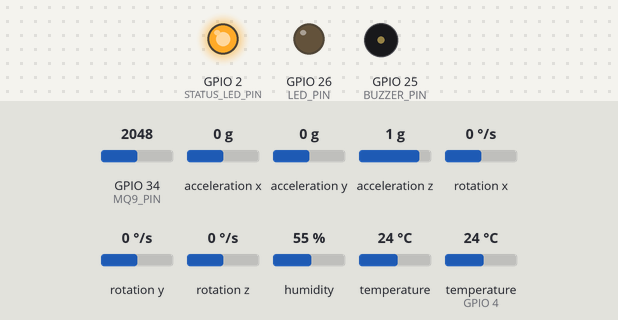
The sketch below on a simulated ESP32. Shown: output pins drawn as LEDs (lit = HIGH), buzzer (waves = sounding, pin HIGH). The inputs (shaded band) are chosen by the test bench; at power-on: acceleration x 0 g, GPIO 34 (MQ9_PIN) = 2048, acceleration y 0 g, acceleration z 1 g, rotation x 0 °/s, rotation y 0 °/s, rotation z 0 °/s, humidity 55 %, temperature 24 °C, temperature (sensor on GPIO 4) 24 °C. WiFi joins after 1.5 s; servers stay silent unless stated; uploads are accepted with an empty reply; what the sketch prints to the serial monitor is not drawn.

Above: at 17.5 s.
17.6 s: acceleration x set to -1 g
22.7 s: acceleration x set to -1.3 g
At 27.7 s:
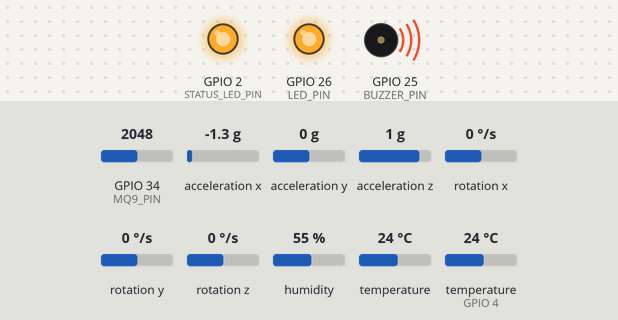
28.2 s: acceleration x set to -0.8 g
At 33.1 s:
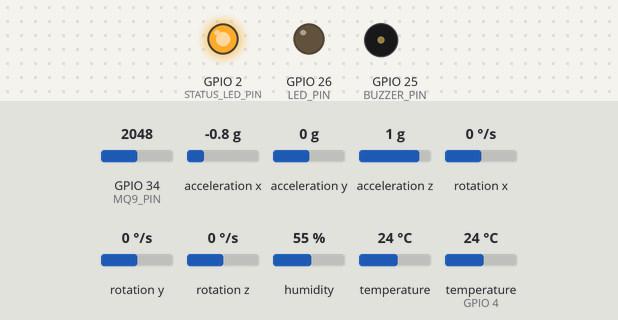
33.4 s: acceleration x set to -1.4 g
At 37.9 s:
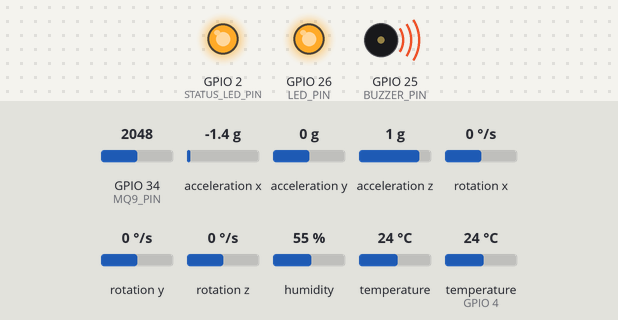
Timing chart, 0 to 39.4 s (numbered marks = the images above; inputs shaded):
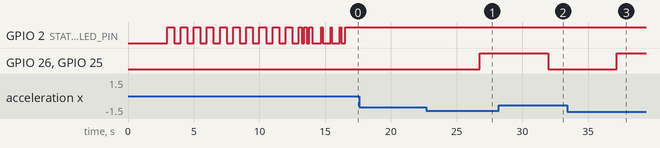

Measured:
- the behaviour switches between -1.1 and -1.2 g on acceleration x (found by bisection; images 0 and 1)
- after the input at 17.6 s, every drawn part: stays the same
- after the input at 22.7 s, GPIO 26 (LED_PIN), GPIO 25 (BUZZER_PIN): LOW → HIGH after 4.0 s
- after the input at 28.2 s, GPIO 26 (LED_PIN), GPIO 25 (BUZZER_PIN): HIGH → LOW after 3.8 s
- after the input at 33.4 s, GPIO 26 (LED_PIN), GPIO 25 (BUZZER_PIN): LOW → HIGH after 3.8 s

The sketch:

sketch_apr20b.ino
```cpp
#include <WiFi.h>
#include <HTTPClient.h>
#include <DHT.h>
#include <Wire.h>
#include <Adafruit_MPU6050.h>
#include <Adafruit_Sensor.h>
#include <ArduinoJson.h>

// Wi-Fi credentials
const char* ssid = "Vishi";
const char* password = "9005885311";

// Web server endpoint (Base station)
const char* serverName = "http://192.168.163.217:5000/endpoint"; // Change to your base station URL

// Unique identifier for this helmet
const char* HELMET_ID = "helmet_01";

// Sensor pins
#define DHTPIN 4
#define DHTTYPE DHT22
#define MQ9_PIN 34  // Analog gas sensor pin

// Output pins
#define BUZZER_PIN 25
#define LED_PIN 26
#define STATUS_LED_PIN 2  // Built-in LED for connectivity status

// Thresholds - Adjusted values
#define TEMP_THRESHOLD 50      // Celsius
#define GAS_THRESHOLD 4200     // Adjusted based on your environment readings (3500-4000)
#define ACCEL_THRESHOLD 1.5    // G-force

// I2C pins for MPU6050
#define SDA_PIN 21
#define SCL_PIN 22

// Connectivity variables
bool wifiConnected = false;
bool serverConnected = false;
unsigned long lastConnectionAttempt = 0;
const unsigned long CONNECTION_RETRY_INTERVAL = 30000; // 30 seconds
int failedConnectionAttempts = 0;

// Sensor status tracking
bool mpuInitialized = false;

// Objects
DHT dht(DHTPIN, DHTTYPE);
Adafruit_MPU6050 mpu;

// Function declarations
bool connectToWiFi();
bool sendDataToServer(float temperature, int gasValue, float totalG, bool danger);
void handleSensorFailure(const char* sensorName);
void blinkLED(int pin, int times, int delayMs);

void setup() {
  Serial.begin(115200);
  delay(1000);
  Serial.println("\n\n===== Helmet Safety System Starting =====");

  // Configure pins
  pinMode(BUZZER_PIN, OUTPUT);
  pinMode(LED_PIN, OUTPUT);
  pinMode(STATUS_LED_PIN, OUTPUT);

  // Initial LED state
  digitalWrite(STATUS_LED_PIN, LOW);

  // Start I2C
  Wire.begin(SDA_PIN, SCL_PIN);

  // Initialize sensors
  Serial.println("Initializing sensors...");

  // DHT sensor
  dht.begin();
  delay(2000); // Give time for DHT to stabilize

  // MQ9 Gas Sensor needs warmup
  Serial.println("Warming up gas sensor (MQ9)...");
  // Let the sensor warm up for a bit
  for (int i = 0; i < 10; i++) {
    digitalWrite(STATUS_LED_PIN, HIGH);
    delay(500);
    digitalWrite(STATUS_LED_PIN, LOW);
    delay(500);
    Serial.print(".");
  }
  Serial.println("\nGas sensor warm-up complete");

  // MPU6050 with Adafruit library
  Serial.println("Initializing MPU6050...");

  // Try to initialize MPU6050
  int mpuAttempts = 0;
  while (!mpu.begin() && mpuAttempts < 5) {
    Serial.println("Failed to find MPU6050 chip, retrying...");
    handleSensorFailure("MPU6050");
    delay(1000);
    mpuAttempts++;
  }

  if (mpuAttempts >= 5) {
    Serial.println("Could not find a valid MPU6050 sensor, continuing without it");
    mpuInitialized = false;
  } else {
    // Configure MPU6050
    mpu.setAccelerometerRange(MPU6050_RANGE_8_G);
    mpu.setGyroRange(MPU6050_RANGE_500_DEG);
    mpu.setFilterBandwidth(MPU6050_BAND_21_HZ);
    Serial.println("MPU6050 initialized successfully!");
    mpuInitialized = true;
  }

  blinkLED(STATUS_LED_PIN, 3, 200); // Setup complete indicator

  // Connect to WiFi
  connectToWiFi();
}

void loop() {
  // Check WiFi connection periodically
  unsigned long currentMillis = millis();
  if (!wifiConnected && (currentMillis - lastConnectionAttempt > CONNECTION_RETRY_INTERVAL)) {
    connectToWiFi();
    lastConnectionAttempt = currentMillis;
  }

  // Read temperature
  float temperature = dht.readTemperature();

  // Check if temperature reading failed
  if (isnan(temperature)) {
    Serial.println("Failed to read temperature!");
    temperature = -999; // Error indicator
    handleSensorFailure("DHT22");
  }

  // Read gas sensor
  int gasValue = analogRead(MQ9_PIN);
  Serial.printf("Raw gas value: %d\n", gasValue);

  // Read accelerometer values with Adafruit library
  float totalG = 0;

  if (mpuInitialized) {
    sensors_event_t a, g, temp;
    mpu.getEvent(&a, &g, &temp);

    // Calculate total acceleration in g-forces (9.8 m/s^2 = 1g)
    float accX = a.acceleration.x / 9.81;
    float accY = a.acceleration.y / 9.81;
    float accZ = a.acceleration.z / 9.81;

    // Total G-force
    totalG = sqrt(accX * accX + accY * accY + accZ * accZ);

    Serial.printf("Accelerometer: X:%.2f, Y:%.2f, Z:%.2f g\n", accX, accY, accZ);
    Serial.printf("Total G-force: %.2f\n", totalG);
  } else {
    Serial.println("MPU6050 not available for reading");
  }

  // Print sensor values
  Serial.printf("Temp: %.2f°C | Gas: %d | G-force: %.2f\n", temperature, gasValue, totalG);

  // Danger check
  bool danger = false;

  // Check temperature (if valid)
  if (temperature != -999 && temperature > TEMP_THRESHOLD) {
    danger = true;
    Serial.println("⚠ DANGER: High temperature detected!");
  }

  // Check gas - with adjusted threshold
  if (gasValue > GAS_THRESHOLD) {
    danger = true;
    Serial.println("⚠ DANGER: Gas detected!");
  }

  // Check acceleration
  if (mpuInitialized && totalG > ACCEL_THRESHOLD) {
    danger = true;
    Serial.println("⚠ DANGER: High impact detected!");
  }

  // Activate alerts if in danger
  if (danger) {
    digitalWrite(BUZZER_PIN, HIGH);
    digitalWrite(LED_PIN, HIGH);
    Serial.println("⚠ DANGER ALERTS ACTIVATED! ⚠");
  } else {
    digitalWrite(BUZZER_PIN, LOW);
    digitalWrite(LED_PIN, LOW);
  }

  // Send to server
  if (wifiConnected) {
    serverConnected = sendDataToServer(temperature, gasValue, totalG, danger);

    if (serverConnected) {
      digitalWrite(STATUS_LED_PIN, HIGH); // Keep LED on when connected
      failedConnectionAttempts = 0; // Reset counter on successful connection
    } else {
      digitalWrite(STATUS_LED_PIN, LOW);
      failedConnectionAttempts++;

      // If we've failed to connect multiple times, try to reconnect WiFi
      if (failedConnectionAttempts >= 3) {
        Serial.println("Multiple server connection failures - reconnecting WiFi...");
        WiFi.disconnect();
        wifiConnected = false;
        failedConnectionAttempts = 0;
      }
    }
  } else {
    blinkLED(STATUS_LED_PIN, 1, 500); // Blink to indicate no WiFi
  }

  delay(5000);  // Send every 5 seconds
}

bool connectToWiFi() {
  if (WiFi.status() == WL_CONNECTED) {
    wifiConnected = true;
    return true;
  }

  Serial.println("Connecting to WiFi...");
  WiFi.begin(ssid, password);

  // Wait for connection with timeout
  int connectionTimeout = 0;
  while (WiFi.status() != WL_CONNECTED && connectionTimeout < 20) {
    delay(500);
    Serial.print(".");
    connectionTimeout++;
    blinkLED(STATUS_LED_PIN, 1, 100);
  }

  if (WiFi.status() == WL_CONNECTED) {
    Serial.println("\nWiFi connected!");
    Serial.print("IP address: ");
    Serial.println(WiFi.localIP());
    wifiConnected = true;
    return true;
  } else {
    Serial.println("\nWiFi connection failed!");
    wifiConnected = false;
    return false;
  }
}

bool sendDataToServer(float temperature, int gasValue, float totalG, bool danger) {
  if (WiFi.status() != WL_CONNECTED) {
    Serial.println("Not connected to WiFi. Cannot send data.");
    return false;
  }

  HTTPClient http;
  http.begin(serverName);
  http.addHeader("Content-Type", "application/json");

  // Create JSON document
  StaticJsonDocument<256> doc;
  doc["helmet_id"] = HELMET_ID;

  // Only add valid temperature
  if (temperature != -999) {
    doc["temperature"] = temperature;
  } else {
    doc["temperature"] = nullptr;
  }

  doc["gas"] = gasValue;
  doc["g_force"] = totalG;
  doc["danger"] = danger;

  // Serialize JSON to string
  String payload;
  serializeJson(doc, payload);

  // Send the request
  int httpResponseCode = http.POST(payload);

  Serial.print("HTTP Response: ");
  Serial.println(httpResponseCode);

  if (httpResponseCode >= 200 && httpResponseCode < 300) {
    String response = http.getString();
    Serial.println("Server response: " + response);
    http.end();
    return true;
  } else if (httpResponseCode == 405) {
    Serial.println("ERROR: Method Not Allowed (405). Check if the server endpoint is correct.");
    http.end();
    return false;
  } else {
    Serial.print("Error code: ");
    Serial.println(httpResponseCode);
    http.end();
    return false;
  }
}

void handleSensorFailure(const char* sensorName) {
  Serial.print("SENSOR FAILURE: ");
  Serial.println(sensorName);

  // Notify with beeps
  for (int i = 0; i < 3; i++) {
    digitalWrite(BUZZER_PIN, HIGH);
    delay(100);
    digitalWrite(BUZZER_PIN, LOW);
    delay(100);
  }
}

void blinkLED(int pin, int times, int delayMs) {
  for (int i = 0; i < times; i++) {
    digitalWrite(pin, HIGH);
    delay(delayMs);
    digitalWrite(pin, LOW);
    delay(delayMs);
  }
}
```
